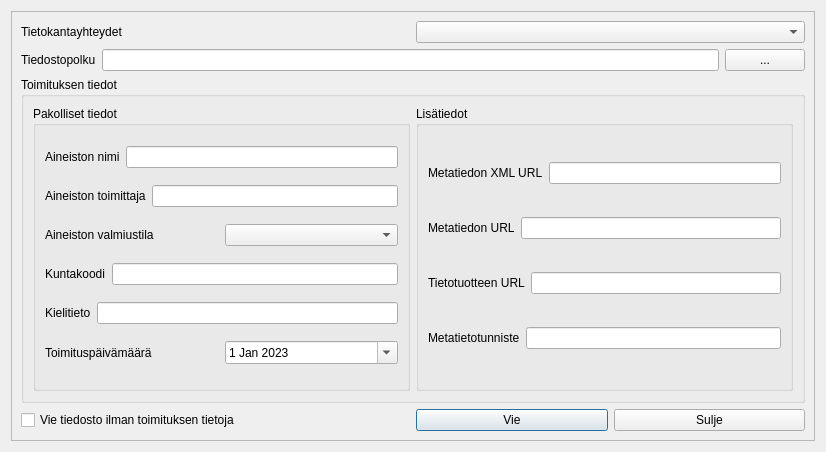
<?xml version="1.0" encoding="UTF-8"?>
<ui version="4.0">
 <class>Dialog</class>
 <widget class="QDialog" name="Dialog">
  <property name="geometry">
   <rect>
    <x>0</x>
    <y>0</y>
    <width>826</width>
    <height>452</height>
   </rect>
  </property>
  <property name="windowTitle">
   <string>Vie XML- tiedosto</string>
  </property>
  <layout class="QGridLayout" name="gridLayout">
   <item row="0" column="0">
    <widget class="QScrollArea" name="scrollArea">
     <property name="autoFillBackground">
      <bool>false</bool>
     </property>
     <property name="sizeAdjustPolicy">
      <enum>QAbstractScrollArea::AdjustToContents</enum>
     </property>
     <property name="widgetResizable">
      <bool>true</bool>
     </property>
     <widget class="QWidget" name="scrollAreaWidgetContents">
      <property name="geometry">
       <rect>
        <x>0</x>
        <y>0</y>
        <width>806</width>
        <height>432</height>
       </rect>
      </property>
      <layout class="QGridLayout" name="gridLayout_2">
       <item row="3" column="1">
        <layout class="QHBoxLayout" name="horizontalLayout_13">
         <item>
          <widget class="QPushButton" name="exportButton">
           <property name="text">
            <string>Vie</string>
           </property>
          </widget>
         </item>
         <item>
          <widget class="QPushButton" name="closeButton">
           <property name="text">
            <string>Sulje</string>
           </property>
          </widget>
         </item>
        </layout>
       </item>
       <item row="1" column="0" colspan="2">
        <layout class="QHBoxLayout" name="horizontalLayout">
         <item>
          <widget class="QLabel" name="label_2">
           <property name="text">
            <string>Tiedostopolku</string>
           </property>
          </widget>
         </item>
         <item>
          <widget class="QgsFilterLineEdit" name="filePathLineEdit">
           <property name="qgisRelation" stdset="0">
            <string notr="true"/>
           </property>
          </widget>
         </item>
         <item>
          <widget class="QPushButton" name="filePathButton">
           <property name="text">
            <string>...</string>
           </property>
          </widget>
         </item>
        </layout>
       </item>
       <item row="2" column="0" colspan="2">
        <widget class="QGroupBox" name="shipment_information_box">
         <property name="enabled">
          <bool>true</bool>
         </property>
         <property name="title">
          <string>Toimituksen tiedot</string>
         </property>
         <property name="flat">
          <bool>false</bool>
         </property>
         <property name="checkable">
          <bool>false</bool>
         </property>
         <layout class="QHBoxLayout" name="horizontalLayout_12">
          <item>
           <widget class="QGroupBox" name="groupBox">
            <property name="title">
             <string>Pakolliset tiedot</string>
            </property>
            <layout class="QVBoxLayout" name="verticalLayout">
             <item>
              <layout class="QHBoxLayout" name="horizontalLayout_2">
               <item>
                <widget class="QLabel" name="label_3">
                 <property name="text">
                  <string>Aineiston nimi</string>
                 </property>
                </widget>
               </item>
               <item>
                <widget class="QLineEdit" name="tt_aineistonnimi">
                 <property name="readOnly">
                  <bool>false</bool>
                 </property>
                </widget>
               </item>
              </layout>
             </item>
             <item>
              <layout class="QHBoxLayout" name="horizontalLayout_4">
               <item>
                <widget class="QLabel" name="label_7">
                 <property name="text">
                  <string>Aineiston toimittaja</string>
                 </property>
                </widget>
               </item>
               <item>
                <widget class="QLineEdit" name="tt_aineistotoimittaja">
                 <property name="readOnly">
                  <bool>false</bool>
                 </property>
                </widget>
               </item>
              </layout>
             </item>
             <item>
              <layout class="QHBoxLayout" name="horizontalLayout_6">
               <item>
                <widget class="QLabel" name="label_9">
                 <property name="text">
                  <string>Aineiston valmiustila</string>
                 </property>
                </widget>
               </item>
               <item>
                <widget class="QComboBox" name="tt_tila"/>
               </item>
              </layout>
             </item>
             <item>
              <layout class="QHBoxLayout" name="horizontalLayout_11">
               <item>
                <widget class="QLabel" name="label_14">
                 <property name="text">
                  <string>Kuntakoodi</string>
                 </property>
                </widget>
               </item>
               <item>
                <widget class="QLineEdit" name="tt_kuntakoodi">
                 <property name="readOnly">
                  <bool>false</bool>
                 </property>
                </widget>
               </item>
              </layout>
             </item>
             <item>
              <layout class="QHBoxLayout" name="horizontalLayout_5">
               <item>
                <widget class="QLabel" name="label_8">
                 <property name="text">
                  <string>Kielitieto</string>
                 </property>
                </widget>
               </item>
               <item>
                <widget class="QLineEdit" name="tt_kielitieto">
                 <property name="frame">
                  <bool>true</bool>
                 </property>
                 <property name="dragEnabled">
                  <bool>false</bool>
                 </property>
                 <property name="readOnly">
                  <bool>false</bool>
                 </property>
                </widget>
               </item>
              </layout>
             </item>
             <item>
              <layout class="QHBoxLayout" name="horizontalLayout_9">
               <item>
                <widget class="QLabel" name="label_12">
                 <property name="text">
                  <string>Toimituspäivämäärä</string>
                 </property>
                </widget>
               </item>
               <item>
                <widget class="QDateEdit" name="tt_toimituspvm">
                 <property name="calendarPopup">
                  <bool>true</bool>
                 </property>
                 <property name="date">
                  <date>
                   <year>2023</year>
                   <month>1</month>
                   <day>1</day>
                  </date>
                 </property>
                </widget>
               </item>
              </layout>
             </item>
            </layout>
           </widget>
          </item>
          <item>
           <widget class="QGroupBox" name="groupBox_2">
            <property name="title">
             <string>Lisätiedot</string>
            </property>
            <layout class="QVBoxLayout" name="verticalLayout_2">
             <item>
              <layout class="QHBoxLayout" name="horizontalLayout_3">
               <item>
                <widget class="QLabel" name="label_5">
                 <property name="text">
                  <string>Metatiedon XML URL</string>
                 </property>
                </widget>
               </item>
               <item>
                <widget class="QLineEdit" name="tt_metatietoxmlurl">
                 <property name="readOnly">
                  <bool>false</bool>
                 </property>
                </widget>
               </item>
              </layout>
             </item>
             <item>
              <layout class="QHBoxLayout" name="horizontalLayout_7">
               <item>
                <widget class="QLabel" name="label_10">
                 <property name="text">
                  <string>Metatiedon URL</string>
                 </property>
                </widget>
               </item>
               <item>
                <widget class="QLineEdit" name="tt_metatietourl">
                 <property name="readOnly">
                  <bool>false</bool>
                 </property>
                </widget>
               </item>
              </layout>
             </item>
             <item>
              <layout class="QHBoxLayout" name="horizontalLayout_8">
               <item>
                <widget class="QLabel" name="label_11">
                 <property name="text">
                  <string>Tietotuotteen URL</string>
                 </property>
                </widget>
               </item>
               <item>
                <widget class="QLineEdit" name="tt_tietotuoteurl">
                 <property name="readOnly">
                  <bool>false</bool>
                 </property>
                </widget>
               </item>
              </layout>
             </item>
             <item>
              <layout class="QHBoxLayout" name="horizontalLayout_10">
               <item>
                <widget class="QLabel" name="label_13">
                 <property name="text">
                  <string>Metatietotunniste</string>
                 </property>
                </widget>
               </item>
               <item>
                <widget class="QLineEdit" name="tt_metatietotunniste">
                 <property name="readOnly">
                  <bool>false</bool>
                 </property>
                </widget>
               </item>
              </layout>
             </item>
            </layout>
           </widget>
          </item>
         </layout>
        </widget>
       </item>
       <item row="0" column="0" colspan="2">
        <layout class="QHBoxLayout" name="horizontalLayout_15">
         <item>
          <widget class="QLabel" name="label">
           <property name="text">
            <string>Tietokantayhteydet</string>
           </property>
          </widget>
         </item>
         <item>
          <widget class="QComboBox" name="dbComboBox"/>
         </item>
        </layout>
       </item>
       <item row="3" column="0">
        <widget class="QCheckBox" name="exportShipmentInformation">
         <property name="text">
          <string>Vie tiedosto ilman toimituksen tietoja</string>
         </property>
        </widget>
       </item>
      </layout>
     </widget>
    </widget>
   </item>
  </layout>
 </widget>
 <customwidgets>
  <customwidget>
   <class>QgsFilterLineEdit</class>
   <extends>QLineEdit</extends>
   <header>qgsfilterlineedit.h</header>
  </customwidget>
 </customwidgets>
 <resources/>
 <connections/>
</ui>
